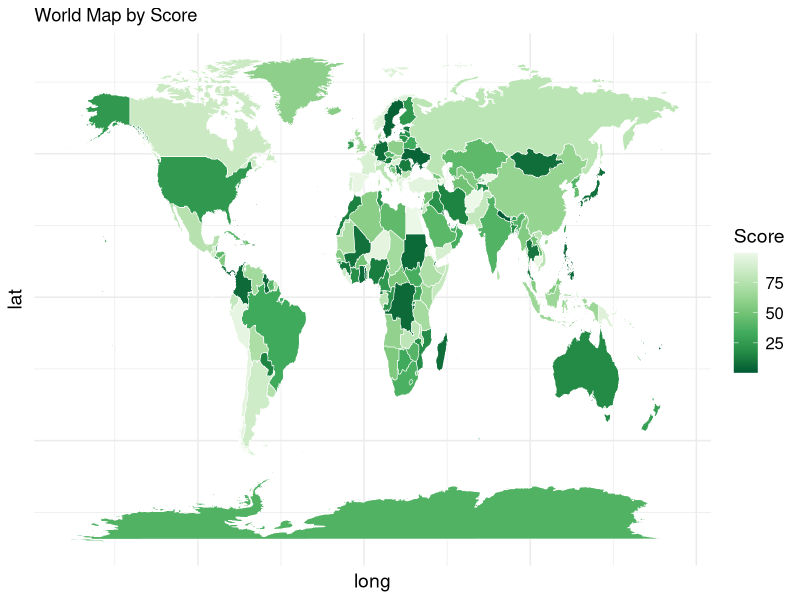
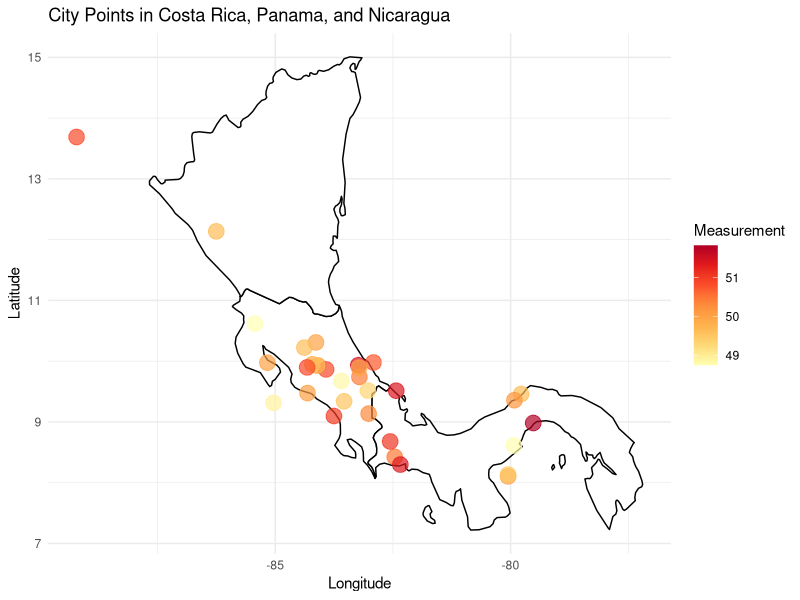
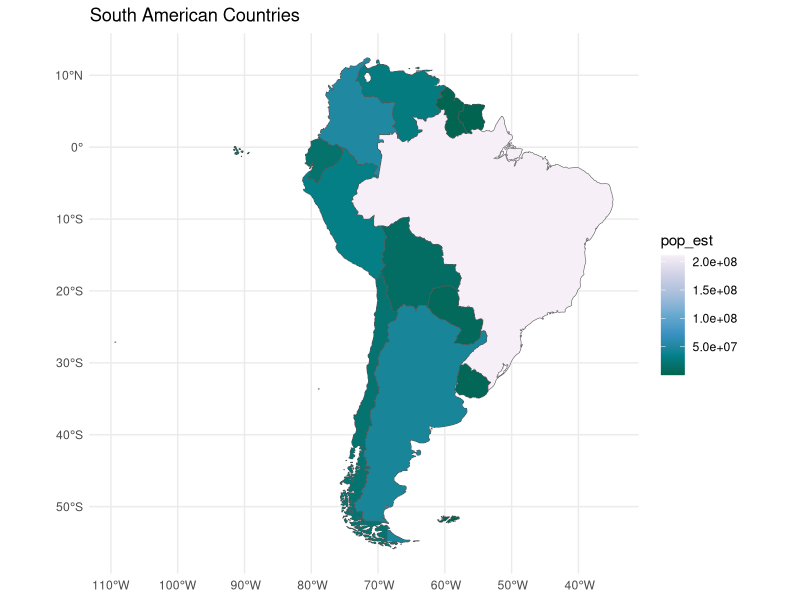

The R script that drew these images, in order:
## ---- chunk 1

library(tidyverse)
library(maps)

####make some data for painting the map

my_world_map <- map_data("world")

countries <- unique(my_world_map$region)

set.seed(987)
some_data_values <- data.frame(

  "region"=countries,
  
  "Score"=runif(252,0,100))

## ---- chunk 2

####Make sure you install any necessary libraries

####HINT: Use the following code to get the colors right
#scale_fill_distiller(palette=5)

####HINT: make sure you use left_join to combine the data_values above to the world map data in my_world_map

####PUT YOUR CODE HERE



# Merge the map data with the generated scores
world_map_with_data <- left_join(my_world_map, some_data_values, by = "region")

# Plot the map with ggplot
ggplot(world_map_with_data, aes(x = long, y = lat, group = group, fill = Score)) +
  geom_polygon(color = "white", size = 0.2) +  # Create the polygons
  scale_fill_distiller(palette = 5) +  # Use the color palette
  labs(title = "World Map by Score", fill = "Score") +
  theme_minimal() +
  theme(
    legend.position = "right",  # Position the legend to the right
    axis.text = element_blank(),  # Remove axis text for clarity
    axis.title = element_text(size = 14),  # Increase axis title size
    legend.title = element_text(size = 14),  # Increase legend title size
    legend.text = element_text(size = 12)  # Adjust legend text size
  )
## ---- chunk 3

#####DO NOT MODIFY THIS CHUNK
set.seed(15)
Measurement<-rnorm(32,50,1)
## ---- chunk 4

####Make sure you load any necessary libraries

####HINT: Use a filter command to get just maps of Costa Rica, Panama, and Nicaragua

####Hint: Use a filter command to put in points only for cities with a population of greater than 40,000. This should leave you with 32 cities.

####Hint: Use add_column to attach the "Measurement" variable to your data, and set that to the color aesthetic when you draw the points.

####Hint: set the colors for the city points with scale_color_distiller(palette=7)

####Hint: set the size of all points to the value 5

# Load map data for Costa Rica, Panama, and Nicaragua
world_map <- map_data("world")
countries_of_interest <- c("Costa Rica", "Panama", "Nicaragua")
map_data_filtered <- world_map %>% filter(region %in% countries_of_interest)

# Simulated data for city points
set.seed(15)
Measurement <- rnorm(32, 50, 1)  # Simulated Measurement data for 34 cities

# Corrected real city data with latitude and longitude for Costa Rica, Panama, and Nicaragua
city_data <- data.frame(
  city = c("San José", "Panama City", "Managua", "Cartago", "David", "Liberia", "Chitré", "Changuinola", 
           "Alajuela", "Puntarenas", "San Salvador", "La Chorrera", "Colon", "San Pedro", "Escazu", "Tamarindo", 
           "Quepos", "Golfito", "Sarchi", "Rio Hato", "Bocas del Toro", "Perez Zeledon", "Siquirres", "Puerto Limon", 
           "Tilaran", "Heredia", "Santa Cruz", "Jaco", "Santa Ana", "Desamparados", "Canas", "Curridabat"),
  lat = c(9.9281, 8.9824, 12.1364, 9.8645, 8.4236, 10.6165, 8.1035, 8.6783, 9.9482, 9.3137, 
          13.6894, 9.4594, 9.3573, 8.6114, 9.9335, 10.3085, 9.9750, 9.4745, 9.6744, 8.1342, 
          8.2977, 9.5139, 10.2227, 9.9263, 9.0974, 9.7411, 9.9782, 9.5152, 9.1367, 9.8976, 
          9.3397, 9.8917),  # Latitudes of cities
  long = c(-84.0907, -79.5195, -86.2512, -83.9192, -82.4609, -85.4310, -80.0544, -82.5582, -84.2111, -85.0348, 
           -89.2182, -79.7784, -79.9191, -79.9304, -83.2341, -84.1347, -85.1663, -84.3127, -83.5944, -80.0535, -82.3420, 
           -82.4296, -84.3811, -84.1069, -83.7516, -83.2115, -82.9133, -83.0316, -83.0153, -84.3215, -83.5368, 
           -83.2174),  # Longitudes of cities
  population = sample(30000:1000000, 32, replace = TRUE)  # Simulated population data for 34 cities
)

# Verify the length of city, lat, and long vectors to ensure they all have the same number of entries
nrow(city_data)

# Filter cities with population greater than 40,000
city_data_filtered <- city_data %>% filter(population > 40000)

ggplot() +
  geom_polygon(data = map_data_filtered, aes(x = long, y = lat, group = group), fill = "white", color = "black") +  # Adding borders with color = "black"
  geom_point(data = city_data_filtered, aes(x = long, y = lat, color = Measurement), size = 5, alpha = 0.7) +  # City points
  scale_color_distiller(palette = "YlOrRd", direction = 1) +  # Color scale for the "Measurement" variable
  labs(title = "City Points in Costa Rica, Panama, and Nicaragua", x = "Longitude", y = "Latitude", color = "Measurement") +
  theme_minimal() +
  theme(legend.position = "right")  # Move legend to the right

## ---- chunk 5

#####INSTALL THESE PACKAGES IF NECESSARY
library(sf)
library(rnaturalearth)
library(rnaturalearthdata)
#library(rgeos)

####DO NOT MODIFY
s_america<-ne_countries(scale="medium",continent='south america',returnclass="sf")

## ---- chunk 6

####Make sure you load any necessary libraries

####HINT: the s_america object created in the chunk above is a simple features object with many columns. Identify the correct column based on the solution figure and use it to color in the choropleth.

####HINT: Use scale_fill_distiller and palette 10 to the match the colors.

####PUT YOUR CODE HERE


ggplot() +
  geom_sf(data = s_america, aes(fill = pop_est)) +  # Add country polygons with population estimates
  scale_fill_distiller(palette = 10) +  # Color scale for population estimates
  labs(title = "South American Countries", fill = "pop_est") +  # Add a title and legend label
  theme_minimal()  # Apply a minimal theme
